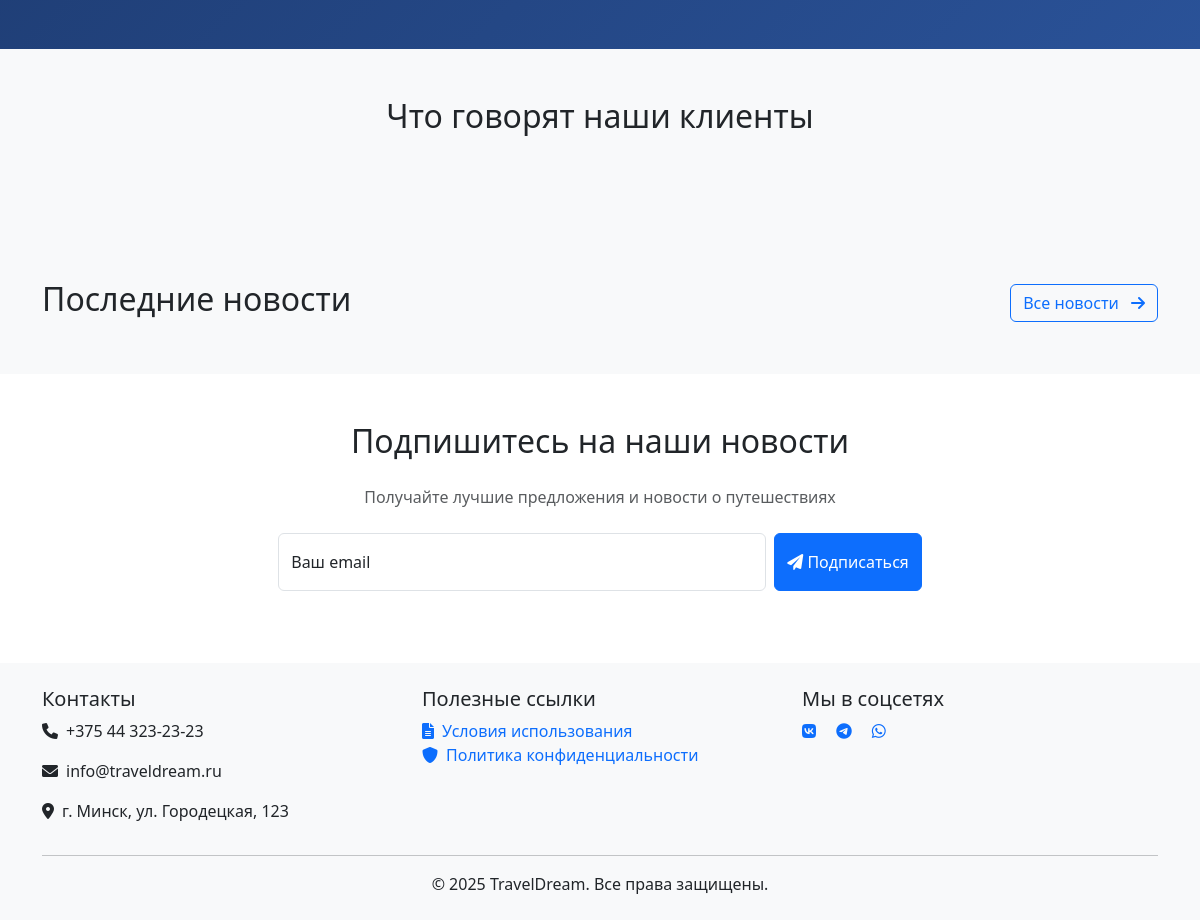
/ (lower part), run on an earlier commit of the app's database.
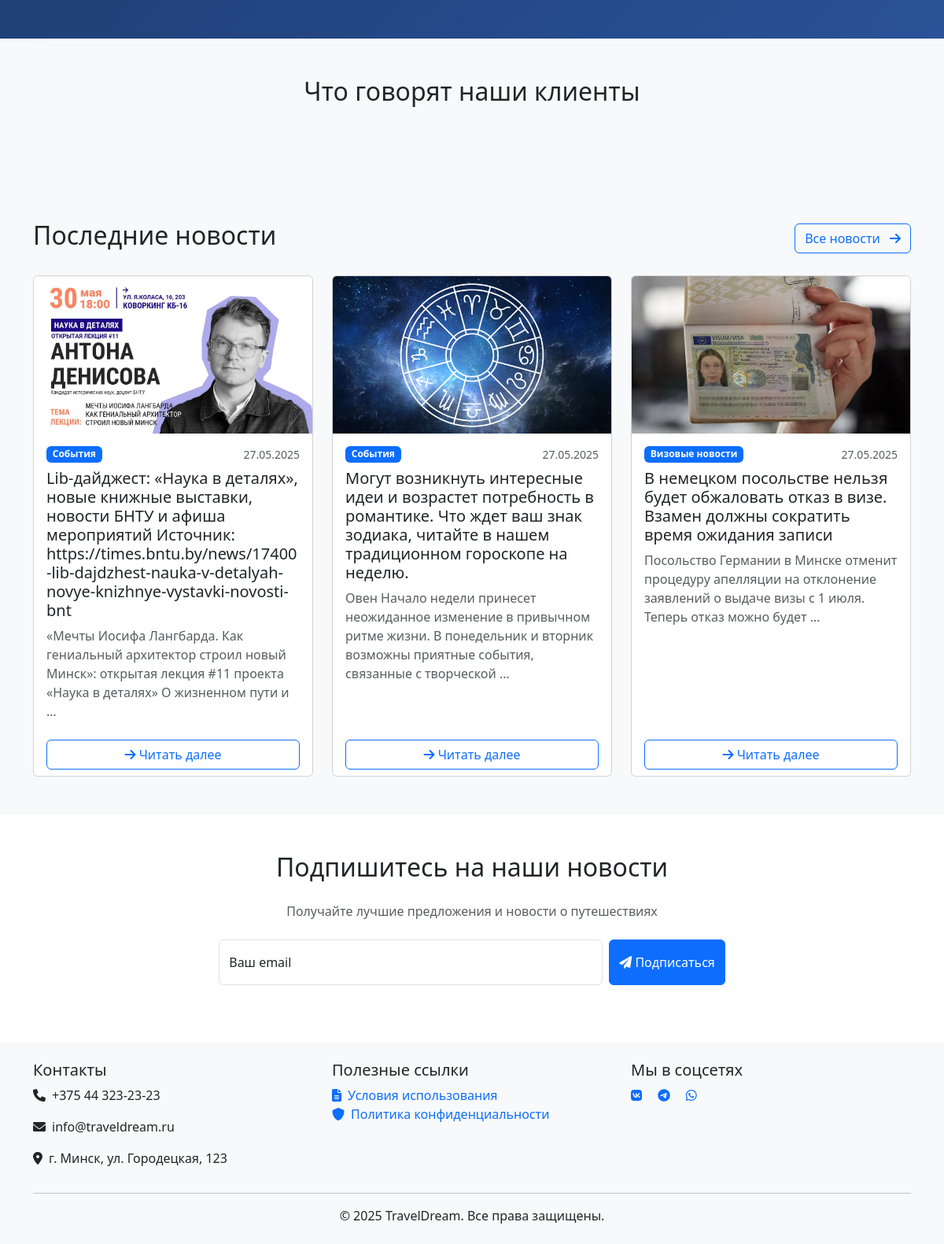
And on a later commit of the database.
### core/models.py (models this page shows, shortened)
class News(models.Model):
    CATEGORY_CHOICES = [
        ('promo', 'Акции и скидки'),
        ('country', 'Новости стран'),
        ('visa', 'Визовые новости'),
        ('airlines', 'Авиакомпании'),
        ('events', 'События'),
    ]
    title = models.CharField(
        max_length=200,
        verbose_name='Заголовок новости'
    )
    slug = models.SlugField(
        max_length=200,
        unique=True,
        verbose_name='URL-адрес'
    )
    summary = models.CharField(
        max_length=250,
        verbose_name='Краткое содержание'
    )
    content = models.TextField(
        verbose_name='Полное содержание'
    )
    image = models.ImageField(
        upload_to='news/images/%Y/%m/%d/',
        verbose_name='Изображение',
        blank=True,
        null=True
    )
    category = models.CharField(
        max_length=20,
        choices=CATEGORY_CHOICES,
        default='country',
        verbose_name='Категория'
    )
    author = models.ForeignKey(
        User,
        on_delete=models.SET_NULL,
        null=True,
        verbose_name='Автор'
    )
    created_at = models.DateTimeField(
        auto_now_add=True,
        verbose_name='Дата создания'
    )
    updated_at = models.DateTimeField(
        auto_now=True,
        verbose_name='Дата обновления'
    )
    is_published = models.BooleanField(
        default=True,
        verbose_name='Опубликовано'
    )
    views = models.PositiveIntegerField(
        default=0,
        verbose_name='Количество просмотров'
    )
    class Meta:
        verbose_name = 'Новость'
        verbose_name_plural = 'Новости'
        ordering = ['-created_at']
        indexes = [
            models.Index(fields=['-created_at']),
            models.Index(fields=['category']),
        ]

### core/views.py (the view)
# urls.py: 2. Add a URL to urlpatterns:  path('', views.home, name='home')
def home(request):
    popular_countries = Country.objects.annotate(
        hotels_count=Count('hotel'),
        min_price=Min('hotel__tourpackage__total_price')
    ).filter(hotels_count__gt=0)[:6]
    popular_tours = TourPackage.objects.filter(
        is_active=True,
        departure_date__gte=timezone.now()
    ).select_related(
        'hotel',
        'hotel__country'
    ).order_by('departure_date')[:3]
    testimonials = Review.objects.filter(
        is_published=True
    ).select_related('author').order_by('-created_at')[:3]
    latest_news = News.objects.filter(
        is_published=True
    ).order_by('-created_at')[:3]
    context = {
        'popular_countries': popular_countries,
        'popular_tours': popular_tours,
        'testimonials': testimonials,
        'latest_news': latest_news,  # Add latest news to context
        'total_clients': User.objects.filter(is_client=True).count(),
        'total_countries': Country.objects.count(),
        'total_hotels': Hotel.objects.count(),
        'years_experience': 15  # Static value for company years of experience
    }
    return render(request, 'core/home.html', context)

### core/templates/core/home.html (shortened to what this page needs)
{% extends 'core/base.html' %}
{% block content %}
<section class="stats-section">
</section>
<section class="py-5 bg-light">
    <div class="container">
        <h2 class="text-center mb-5">Что говорят наши клиенты</h2>
    </div>
</section>
<section class="py-5 bg-light">
    <div class="container">
        <div class="d-flex justify-content-between align-items-center mb-4">
            <h2>Последние новости</h2>
            <a href="{% url 'core:news_list' %}" class="btn btn-outline-primary">
                Все новости <i class="fas fa-arrow-right ms-2"></i>
            </a>
        </div>
        <div class="row g-4">
            {% for news in latest_news %}
            <div class="col-md-4">
                <div class="card h-100 feature-card">
                    {% if news.image %}
                        <img src="{{ news.image.url }}" class="card-img-top" alt="{{ news.title }}" style="height: 200px; object-fit: cover;">
                    {% else %}
                        <div class="bg-secondary text-white d-flex align-items-center justify-content-center" style="height: 200px;">
                            <i class="fas fa-newspaper fa-3x"></i>
                        </div>
                    {% endif %}
                    <div class="card-body">
                        <div class="d-flex justify-content-between align-items-start mb-2">
                            <span class="badge bg-primary">{{ news.get_category_display }}</span>
                            <small class="text-muted">{{ news.created_at|date:"d.m.Y" }}</small>
                        </div>
                        <h5 class="card-title">{{ news.title }}</h5>
                        <p class="card-text text-muted">{{ news.summary|truncatewords:20 }}</p>
                    </div>
                    <div class="card-footer bg-white border-0">
                        <a href="{% url 'core:news_detail' news.slug %}" class="btn btn-outline-primary w-100">
                            <i class="fas fa-arrow-right"></i> Читать далее
                        </a>
                    </div>
                </div>
            </div>
            {% endfor %}
        </div>
    </div>
</section>
<section class="py-5">
    <div class="container">
        <div class="row justify-content-center">
            <div class="col-md-8 text-center">
                <h2 class="mb-4">Подпишитесь на наши новости</h2>
                <p class="text-muted mb-4">Получайте лучшие предложения и новости о путешествиях</p>
                <form class="row g-2 justify-content-center" method="post" action="{% url 'core:subscribe_newsletter' %}">
                    <div class="col-md-8">
                        <div class="form-floating">
                            <input type="email" class="form-control" id="newsletter_email" name="email" placeholder="Ваш email" required>
                            <label for="newsletter_email">Ваш email</label>
                        </div>
                    </div>
                    <div class="col-md-auto">
                        <button type="submit" class="btn btn-primary h-100">
                            <i class="fas fa-paper-plane"></i> Подписаться
                        </button>
                    </div>
                </form>
            </div>
        </div>
    </div>
</section>
{% endblock %}

What changed in the data, as far as the page shows it:
added News: image (picture), category "События", created_at "27.05.2025", title "Lib-дайджест: «Наука в деталях», новые книжные выставки, новости БНТУ и афиша мероприятий Источник: https://times.bntu.by/news/17400-lib-dajdzhest-nauka-v-detalyah-novye-knizhnye-vystavki-novosti-bnt", summary "«Мечты Иосифа Лангбарда. Как гениальный архитектор строил новый Минск»: открытая лекция #11 проекта «Наука в деталях» О жизненном пути и …"
added News: image (picture), category "События", created_at "27.05.2025", title "Могут возникнуть интересные идеи и возрастет потребность в романтике. Что ждет ваш знак зодиака, читайте в нашем традиционном гороскопе на неделю.", summary "Овен Начало недели принесет неожиданное изменение в привычном ритме жизни. В понедельник и вторник возможны приятные события, связанные с творческой …"
added News: image (picture), category "Визовые новости", created_at "27.05.2025", title "В немецком посольстве нельзя будет обжаловать отказ в визе. Взамен должны сократить время ожидания записи", summary "Посольство Германии в Минске отменит процедуру апелляции на отклонение заявлений о выдаче визы с 1 июля. Теперь отказ можно будет …"
